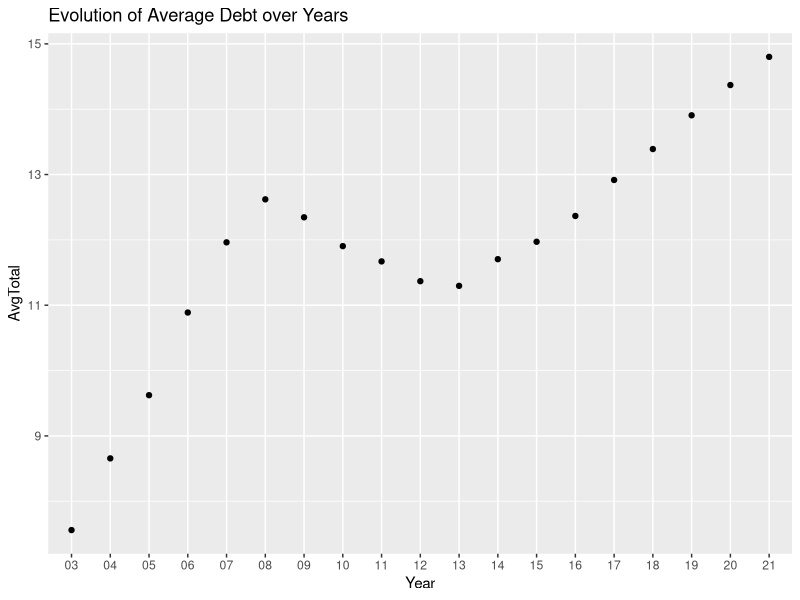
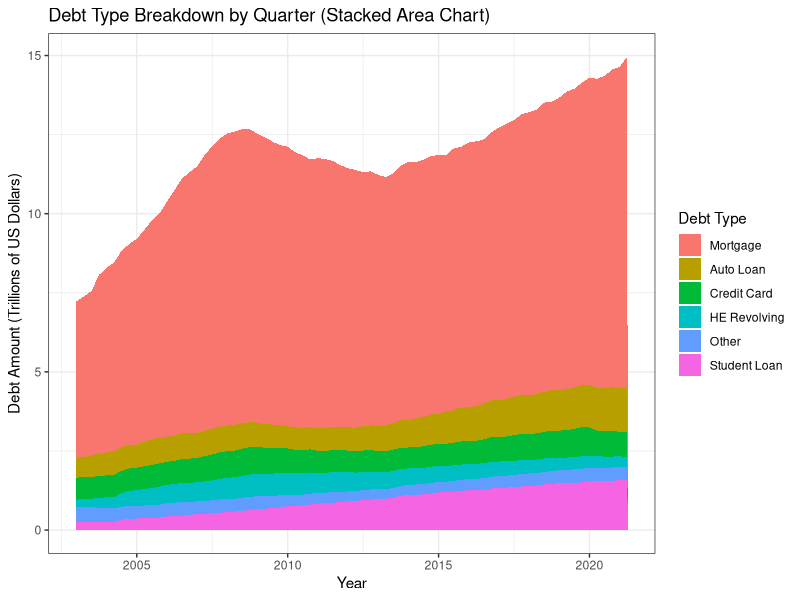

Recreate these plots in R, in order.
## ---- chunk 1
#| label: setup
#| warning: false
#| message: false

library(tidyverse)
library(ggplot2)
library(readxl)
library(tidyr)

knitr::opts_chunk$set(echo = TRUE, warning=FALSE, message=FALSE)
## ---- chunk 2

debt_data_og <- read_xlsx("_data/debt_in_trillions.xlsx")
debt_data <- debt_data_og
head(debt_data)
summary(debt_data)

dim(debt_data)

## ---- chunk 3
debt_data <- debt_data %>%
  rename(year_quarter = `Year and Quarter`)

debt_data <- debt_data %>%
  separate(year_quarter, into = c("Year", "Quarter"), sep = ":Q")

head(debt_data)



## ---- chunk 4

avg_debt <- debt_data %>%
  group_by(Year) %>%
  summarise(AvgTotal = mean(Total))

head(avg_debt)

ggplot(avg_debt,aes(x=Year, y=AvgTotal)) + geom_point() + ggtitle("Evolution of Average Debt over Years")
## ---- chunk 5

debt_data<-debt_data%>%
  mutate(Year = as.integer(Year)+2000,Quarter = as.integer(Quarter))%>%
  gather("debt_type", "amount", Mortgage:Total)

head(debt_data)

debt_data %>%
  filter(debt_type != "Total") %>%
  mutate(debt_type = fct_relevel(debt_type, "Mortgage", "Auto Loan", "Credit Card", "HE Revolving", "Other", "Student Loan")) %>%
  ggplot(aes(x = Year + (Quarter - 1) / 4, y = amount, fill = debt_type)) +
  geom_area(position = "stack") +
  theme_bw() +
  scale_y_continuous(labels = scales::comma) +
  labs(title = "Debt Type Breakdown by Quarter (Stacked Area Chart)",
       x = "Year",
       y = "Debt Amount (Trillions of US Dollars)",
       fill = "Debt Type") 


